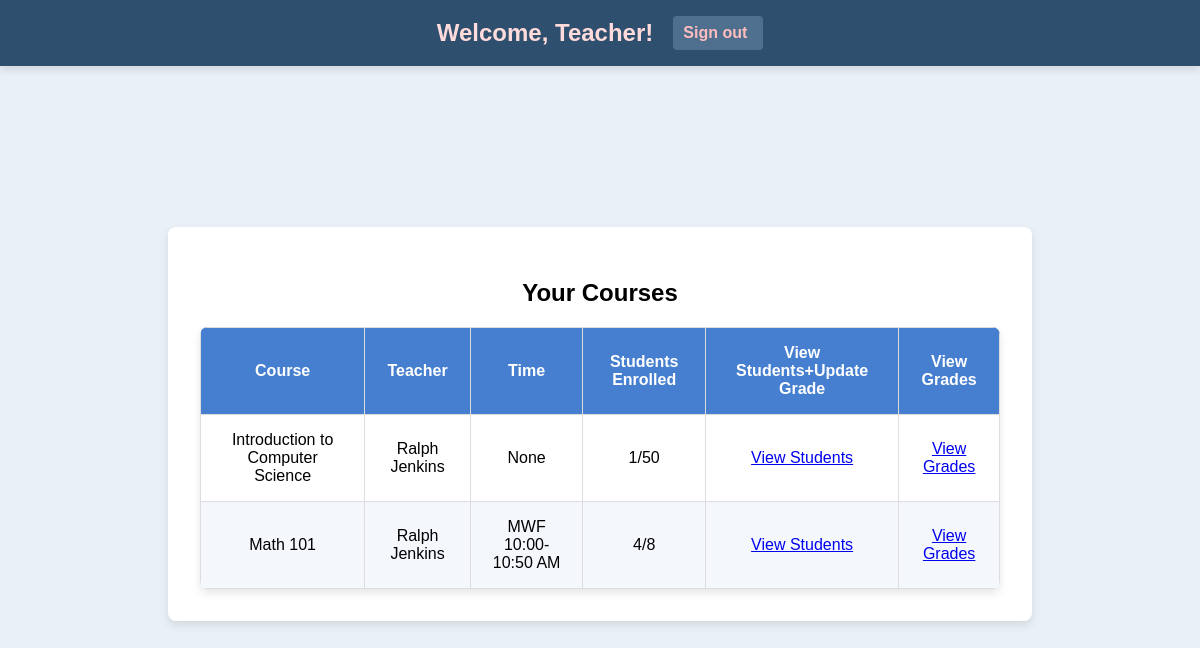
Screenshot of /teacher_dashboard (signed in) with the database file from the repository.
### app.py (models this page shows, shortened)
class Course(db.Model):
    id = db.Column(db.Integer, primary_key=True)
    course_code = db.Column(db.String(10))
    course_name = db.Column(db.String(100))
    capacity = db.Column(db.Integer)
    teacher_id = db.Column(db.Integer, db.ForeignKey('user.id'), nullable=True)
    teacher = db.relationship('User', backref='teaching_courses', foreign_keys=[teacher_id])
    time = db.Column(db.String(50))
    enrolled_count = db.Column(db.Integer, default=0)

class User(UserMixin, db.Model):
    id = db.Column(db.Integer, primary_key=True)
    username = db.Column(db.String(150))
    password = db.Column(db.String(150))
    role = db.Column(db.String(50))

### app.py (the view)
@app.route('/teacher_dashboard', methods=['GET', 'POST'])
@login_required
def teacher_dashboard():
    if current_user.role != 'teacher':
        flash("Access denied: Only teachers can view this page.", "danger")
        return redirect(url_for('login'))
    teacher_courses = Course.query.filter_by(teacher_id=current_user.id).all()
    if request.method == 'POST':
        flash("Feature not available.", "danger")
        return redirect(url_for('teacher_dashboard'))
    return render_template('teacher_dashboard.html', courses=teacher_courses)

### app.py (called while the page is built)
@login_manager.user_loader
def load_user(user_id):
    return User.query.get(int(user_id))

### templates/teacher_dashboard.html (shortened to what this page needs)
<!DOCTYPE html>
<html lang="en">
<head>
    <link rel="stylesheet" href="{{ url_for('static', filename='styles.css') }}">
</head>
<body>
    <div class="header">
        <h1>Welcome, Teacher!</h1>
        <a href="{{ url_for('teacher_logout') }}" class="sign-out">Sign out</a>
    </div>
    <div class="container">
        <h2>Your Courses</h2>
        <table>
            <thead>
                <tr>
                    <th>Course</th>
                    <th>Teacher</th>
                    <th>Time</th>
                    <th>Students Enrolled</th>
                    <th>View Students+Update Grade</th>
                    <th>View Grades</th>
                </tr>
            </thead>
            <tbody>
                {% for course in courses %}
                <tr>
                    <td>{{ course.course_name }}</td>
                    <td>
                        {% if course.teacher %}
                            {{ course.teacher.username }}
                        {% else %}
                            No teacher assigned
                        {% endif %}
                    </td>
                    <td>{{ course.time }}</td>
                    <td>{{ course.enrolled_count }}/{{ course.capacity }}</td>
                    <td>
                        <a href="{{ url_for('view_students', course_id=course.id) }}" class="button view-students">View Students</a>
                    <td>
                        <a href="{{ url_for('view_grades', course_id=course.id) }}" class="button view-grades">View Grades</a>
                     </td>
                    </td>
                </tr>
                {% endfor %}
            </tbody>
        </table>
    </div>
</body>
</html>

### static/styles.css (style rules this page uses)
body { font-family: Arial, sans-serif; background-color: #e9f0f7; margin: 0; display: flex; justify-content: center; align-items: center; min-height: 100vh; }
.container { max-width: 800px; width: 100%; background-color: #ffffff; padding: 2rem; border-radius: 8px; box-shadow: 0px 4px 10px rgba(0, 0, 0, 0.1); text-align: center; margin: 5rem auto 2rem; }
.header { width: 100%; background-color: #2f4f6f; color: #fff; padding: 1rem 0; display: flex; justify-content: center; align-items: center; box-shadow: 0px 4px 8px rgba(0, 0, 0, 0.1); position: fixed; top: 0; left: 0; z-index: 10; margin-bottom: 20px; }
.header h1, .header h2 { margin: 0; color: #ffdbdb; }
.header h1 { font-size: 1.5rem; margin-right: 20px; }
.sign-out { color: #ffbdbd; text-decoration: none; font-weight: bold; padding: 0.5rem 1rem; border-radius: 4px; background-color: #4f6f8f; padding-left: 10px; }
table { width: 100%; border-collapse: collapse; margin-top: 1rem; text-align: center; border-radius: 8px; overflow: hidden; box-shadow: 0px 4px 8px rgba(0, 0, 0, 0.1); }
th, td { border: 1px solid #ddd; padding: 1rem; }
th { background-color: #467fcf; color: #fff; font-weight: bold; }
tr:nth-child(even) { background-color: #f4f8fc; }

### rows the page displays
Course: course_name "Introduction to Computer Science", teacher.username "Ralph Jenkins", time "None", enrolled_count "1", capacity "50"
Course: course_name "Math 101", teacher.username "Ralph Jenkins", time "MWF 10:00-10:50 AM", enrolled_count "4", capacity "8"
